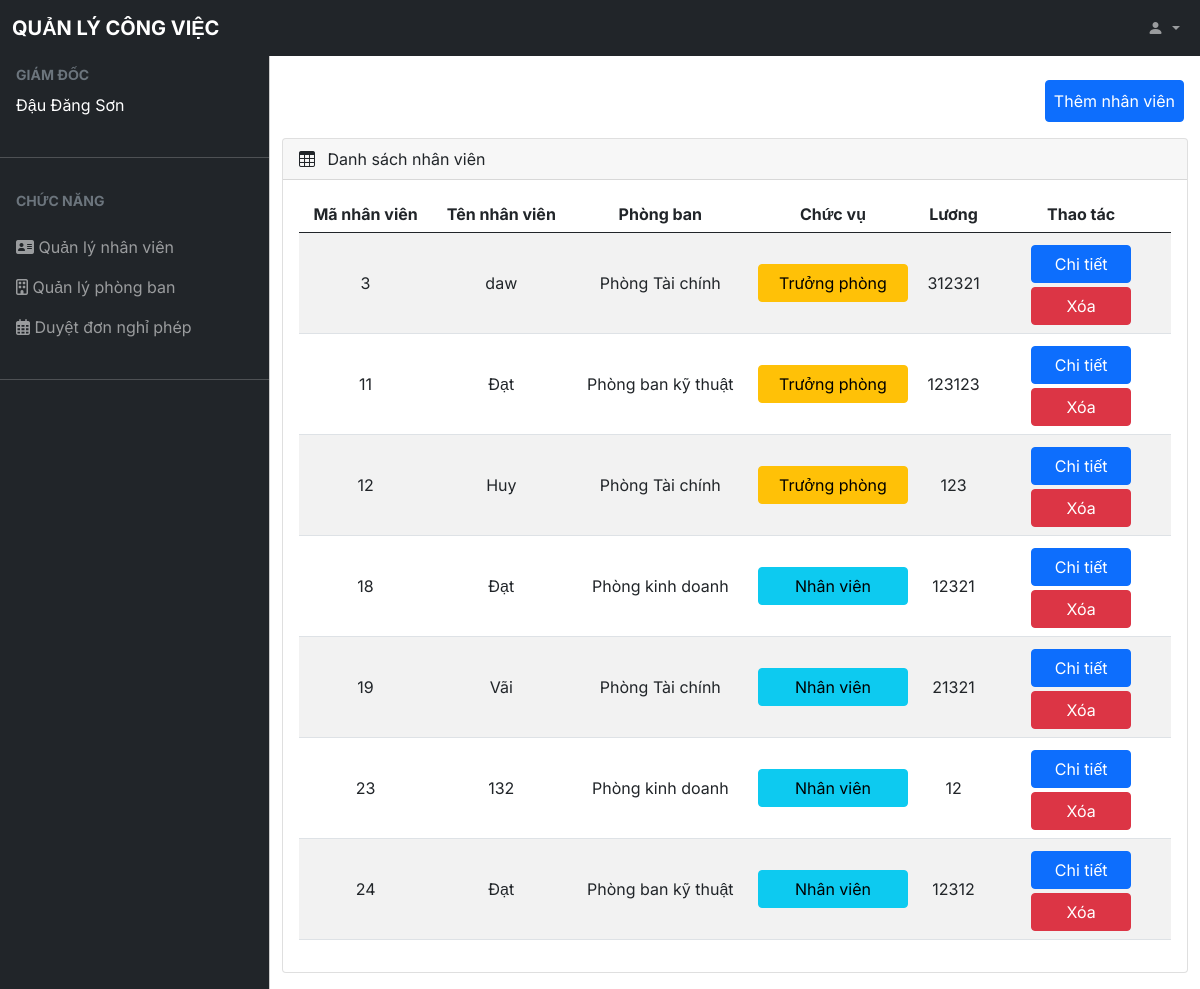
Screenshot of /giamdoc/nhanvien.php (signed in) with the database file from the repository.
### tables this page shows
CREATE TABLE `nhanvien` (
  `manv` int(11) NOT NULL,
  `taikhoan` varchar(64) DEFAULT NULL,
  `matkhau` varchar(255) DEFAULT NULL,
  `ten` varchar(255) DEFAULT NULL,
  `email` varchar(64) DEFAULT NULL,
  `chucvu` int(11) DEFAULT NULL,
  `mapb` int(11) DEFAULT NULL,
  `activated` bit(1) DEFAULT b'0',
  `img` varchar(255) DEFAULT NULL,
  `luong` bigint(20) DEFAULT NULL,
  `ngaynghi` int(11) DEFAULT NULL
);

CREATE TABLE `phongban` (
  `mapb` int(11) NOT NULL,
  `stt` int(11) DEFAULT NULL,
  `tenpb` varchar(255) DEFAULT NULL,
  `mota` varchar(255) DEFAULT NULL,
  `truongphong` int(11) DEFAULT NULL
);

### www/giamdoc/nhanvien.php (the view, shortened to what this page needs)
<?php
  require_once('../database/conf.php');
  include('../header.php');
  $allNV = json_decode(layNV()) ->data;
?>
<body>
    <?php
        include('../navbar.php');
        include('slidebar.php');
    ?>
     <main class="mt-5 pt-3">
     <div class="button-add d-flex justify-content-end">
            <span class="btn btn-primary d-flex p-2 bd-highlight  m-3 align-items-center"data-bs-target="#themNV" data-bs-toggle="modal">
                <span>Thêm nhân viên</span>
            </span>
        </div>
      <div class="container-fluid">
        <div class="row">
          <div class="col-md-12 mb-3">
            <div class="card">
              <div class="card-header">
                <span><i class="bi bi-table me-2"></i></span> Danh sách nhân viên
              </div>
              <div class="card-body">
                <div class="table-responsive">
                  <table
                    id="example"
                    class="table table-striped data-table"
                    style="width: 100%">
                    <thead>
                      <tr class="text-center ">
                        <th>Mã nhân viên</th>
                        <th>Tên nhân viên</th>
                        <th>Phòng ban</th>
                        <th>Chức vụ</th>
                        <th>Lương</th>
                        <th>Thao tác</th>
                      </tr>
                    </thead>
                    <tbody class="pb text-center">
                        <?php foreach($allNV as $nhanvien) { ?>
                          <?php if($nhanvien -> chucvu != 2) { ?>
                            <tr class="align-middle">
                                <td><?=$nhanvien -> manv ?></td>
                                <td><?=$nhanvien -> ten ?></td>
                                <td><?=tenPB($nhanvien -> mapb) ?></td>
                                <td><?=chucVu($nhanvien -> chucvu) ?></td>
                                <td><?=$nhanvien ->luong ?></td>
                                <td>
                                    <button type="button" class="btn btn-primary btn-chucnang w-100 m-1" data-bs-toggle="modal" data-bs-target="#nv<?=$nhanvien->manv?>">
                                    Chi tiết
                                    </button>
                                    <button type="button" class="btn btn-danger btn-chucnang w-100"  data-bs-toggle="modal" data-bs-target="#xoa-nv<?=$nhanvien->manv?>">Xóa</button>
                                </td>
                            </tr>
                          <?php } ?>
                        <?php } ?>
                    </tbody>
                  </table>
                </div>
              </div>
            </div>
          </div>
        </div>
      </div>
    </main>
</body>

### www/header.php (shortened to what this page needs)
<head>
    <link rel="stylesheet" href="https://cdn.jsdelivr.net/npm/bootstrap-icons@1.4.1/font/bootstrap-icons.css" />
    <link href="https://cdn.jsdelivr.net/npm/bootstrap@5.0.2/dist/css/bootstrap.min.css" rel="stylesheet"
>
    <link rel="stylesheet" href="https://cdnjs.cloudflare.com/ajax/libs/font-awesome/6.0.0-beta2/css/all.min.css">
    <link rel="stylesheet" href="../style.css" />
</head>

### www/navbar.php (shortened to what this page needs)
<nav class="navbar navbar-expand-lg navbar-dark bg-dark fixed-top">
        <div class="container-fluid">
            <a class="navbar-brand me-auto ms-lg-0 ms-3 text-uppercase fw-bold" href="#">Quản lý công việc</a>
            <div class="collapse navbar-collapse" id="topNavBar">
                <ul class="navbar-nav">
                    <li class="nav-item dropdown">
                        <a class="nav-link dropdown-toggle ms-2" href="#" role="button" data-bs-toggle="dropdown" aria-expanded="false">
                            <i class="bi bi-person-fill"></i>
                        </a>
                    </li>
                </ul>
            </div>
        </div>
    </nav>

### www/giamdoc/slidebar.php
<div class="offcanvas offcanvas-start sidebar-nav bg-dark" tabindex="-1" id="sidebar">
    <div class="offcanvas-body p-0">
        <nav class="navbar-dark">
            <ul class="navbar-nav ">
                <li>
                    <div class="text-muted small mt-2 fw-bold text-uppercase px-3">
                        Giám đốc
                    </div>
                </li>
                <li>
                    <a href="index.php" class="nav-link nav-link-custom px-3 active">
                        <span><?=$_SESSION['ten']?></span>
                    </a>
                </li>
                <li class="my-4">
                    <hr class="dropdown-divider bg-light" />
                </li>
                <li>
                    <div class="text-muted small fw-bold text-uppercase px-3 mb-3">
                        Chức năng
                    </div>
                </li>
                <li class="nav-item">
                    <a href="nhanvien.php" class="nav-link nav-link-custom px-3 ">
                    <i class='fas fa-address-card'></i>
                        <span>Quản lý nhân viên</span>
                    </a>
                </li>
                <li class="nav-item">
                    <a href="phongban.php" class="nav-link nav-link-custom px-3 ">
                    <i class='far fa-building'></i>
                        <span>Quản lý phòng ban</span>
                    </a>
                </li>
                <li class="nav-item">
                    <a href="duyet-don-nghi-phep.php" class="nav-link nav-link-custom px-3 ">
                        <i class="far fa-calendar-alt"></i>
                        <span>Duyệt đơn nghỉ phép</span>
                    </a>
                </li>
                <li class="my-4">
                    <hr class="dropdown-divider bg-light" />
                </li>
            </ul>
        </nav>
    </div>
</div>

### www/database/conf.php (shortened to what this page needs)
<?php
    function layNV(){
        $conn = open_database();
        $sql = "SELECT * FROM nhanvien ";
        $stm = $conn->prepare($sql);
        if (!$stm->execute()){
            return array('code' => 1,'error' => 'Can not execute');
        }
        $result = $stm -> get_result();
        $data = array();
        while($row = $result -> fetch_assoc() ){
            $data[] = $row;
        }
        return json_encode(array('code' => 0, 'data' => $data));
    }
    function chucVu($chucVu){
        if($chucVu == 0 ){
            return '<button  type="button" class="btn-chucvu btn btn-info w-100 ">Nhân viên</button>';
        }else if($chucVu == 1){
            return '<button type="button" " class="btn-chucvu btn btn-warning  w-100 ">Trưởng phòng</button>';
        }else if($chucVu == 2){
            return '<button type="button"  class="btn-chucvu btn btn-success  w-100 ">Giám đốc</button>';
        }
    }
    function tenPB($id){
        $conn = open_database();
        $sql = 'SELECT tenpb FROM phongban WHERE mapb = ?';
        $stm = $conn->prepare($sql);
        $stm ->bind_param("i", $id);
        if(!$stm->execute()){
            return array('code' => 1, 'error' => 'Can not excute');
        }
        $result = $stm -> get_result();
        $data = $result->fetch_assoc();
        return $data['tenpb'];
    }
?>

### www/style.css (style rules this page uses)
body, button { font-family: "Inter", sans-serif; }
.sidebar-nav { width: var(--offcanvas-width); }
@media (min-width: 992px) { body { overflow: auto !important; } }
@media (min-width: 992px) { main { margin-left: var(--offcanvas-width); } }
@media (min-width: 992px) { .sidebar-nav { -webkit-transform: none; transform: none; visibility: visible !important; height: calc(100% - var(--topNavbarHeight)); top: var(--topNavbarHeight); } }
.btn-chucvu { max-width: 150px; }
.btn-chucnang { max-width: 100px; }

### rows the page displays
nhanvien: manv "3", ten "daw", mapb.tenpb "Phòng Tài chính", chucvu "Trưởng phòng", luong "312321"
nhanvien: manv "11", ten "Đạt", mapb.tenpb "Phòng ban kỹ thuật", chucvu "Trưởng phòng", luong "123123"
nhanvien: manv "12", ten "Huy", mapb.tenpb "Phòng Tài chính", chucvu "Trưởng phòng", luong "123"
nhanvien: manv "18", ten "Đạt", mapb.tenpb "Phòng kinh doanh", chucvu "Nhân viên", luong "12321"
nhanvien: manv "19", ten "Vãi", mapb.tenpb "Phòng Tài chính", chucvu "Nhân viên", luong "21321"
nhanvien: manv "23", ten "132", mapb.tenpb "Phòng kinh doanh", chucvu "Nhân viên", luong "12"
nhanvien: manv "24", ten "Đạt", mapb.tenpb "Phòng ban kỹ thuật", chucvu "Nhân viên", luong "12312"

### other values shown
$_SESSION['ten'] "Đậu Đăng Sơn"
